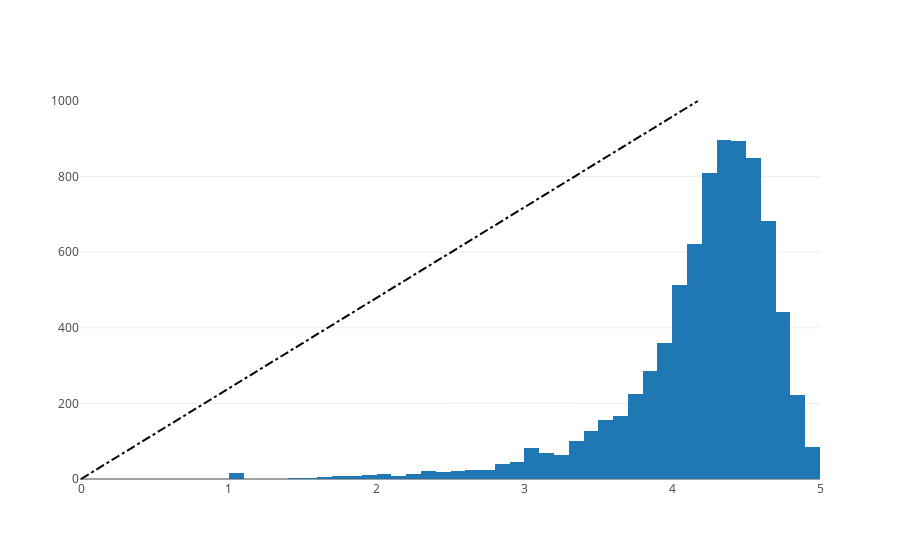

The cell this chart's notebook holds for it:
### Markdown cell above
## 4. Average rating of apps
<p>After having witnessed the market share for each category of apps, let's see how all these apps perform on an average. App ratings, in the form of stars on a scale of 1-5, impact the discoverability and the conversion of apps as well as the company's overall brand image. Ratings are a key performance indicator of an app.</p>
<p>From our research, we found that the average volume of ratings across all app categories is <code>4.17</code>. The histogram plot is skewed to the right indicating that the majority of the apps are highly rated with only a few exceptions in the low-rated apps.</p>

### Code cell
# Average rating of apps
avg_app_rating = apps['Rating'].mean()
print('Average app rating = ', avg_app_rating)

# Distribution of apps according to their ratings
data = [go.Histogram(
        x = apps['Rating'],
        xbins = {'start': 1, 'size': 0.1, 'end' : 5}
)]

# Vertical dashed line to indicate the average app rating
layout = {'shapes': [{
              'type' :'line',
              'x0': 0,
              'y0': 0,
              'x1': avg_app_rating,
              'y1': 1000,
              'line': { 'dash': 'dashdot'}
          }]
          }

plotly.offline.iplot({'data': data, 'layout': layout})

### Figure 1 — Plotly figure (JSON) as saved in the notebook; plotly's stock layout.template omitted (floating-point values rounded to 4 significant figures; data arrays with more than 128 entries replaced by an {"elided": "..."} marker saying what was removed)
{"data": [{"x": {"elided": "9659 float values"}, "xbins": {"end": 5, "size": 0.1, "start": 1}, "type": "histogram", "uid": "6de56eb8-6b7f-4a2c-b856-b71c0b171682"}], "layout": {"shapes": [{"line": {"dash": "dashdot"}, "type": "line", "x0": 0, "x1": 4.173, "y0": 0, "y1": 1000}]}}
